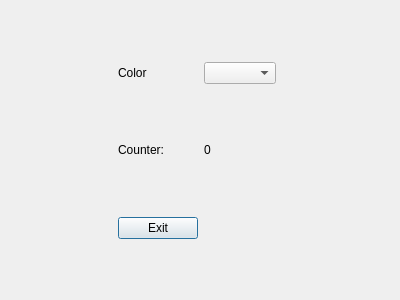
<?xml version="1.0" encoding="UTF-8"?>
<ui version="4.0">
 <class>Dialog</class>
 <widget class="QDialog" name="Dialog">
  <property name="geometry">
   <rect>
    <x>0</x>
    <y>0</y>
    <width>400</width>
    <height>300</height>
   </rect>
  </property>
  <property name="windowTitle">
   <string>Dialog</string>
  </property>
  <layout class="QGridLayout" name="gridLayout">
   <item row="1" column="0">
    <spacer name="horizontalSpacer_2">
     <property name="orientation">
      <enum>Qt::Horizontal</enum>
     </property>
     <property name="sizeHint" stdset="0">
      <size>
       <width>40</width>
       <height>20</height>
      </size>
     </property>
    </spacer>
   </item>
   <item row="1" column="5">
    <spacer name="horizontalSpacer">
     <property name="orientation">
      <enum>Qt::Horizontal</enum>
     </property>
     <property name="sizeHint" stdset="0">
      <size>
       <width>40</width>
       <height>20</height>
      </size>
     </property>
    </spacer>
   </item>
   <item row="6" column="2">
    <spacer name="verticalSpacer_2">
     <property name="orientation">
      <enum>Qt::Vertical</enum>
     </property>
     <property name="sizeHint" stdset="0">
      <size>
       <width>20</width>
       <height>40</height>
      </size>
     </property>
    </spacer>
   </item>
   <item row="3" column="2">
    <widget class="QLabel" name="label_2">
     <property name="text">
      <string>Counter:</string>
     </property>
    </widget>
   </item>
   <item row="2" column="2">
    <spacer name="verticalSpacer">
     <property name="orientation">
      <enum>Qt::Vertical</enum>
     </property>
     <property name="sizeHint" stdset="0">
      <size>
       <width>20</width>
       <height>40</height>
      </size>
     </property>
    </spacer>
   </item>
   <item row="3" column="5">
    <spacer name="horizontalSpacer_3">
     <property name="orientation">
      <enum>Qt::Horizontal</enum>
     </property>
     <property name="sizeHint" stdset="0">
      <size>
       <width>40</width>
       <height>20</height>
      </size>
     </property>
    </spacer>
   </item>
   <item row="1" column="2">
    <widget class="QLabel" name="label">
     <property name="text">
      <string>Color   </string>
     </property>
    </widget>
   </item>
   <item row="0" column="2">
    <spacer name="verticalSpacer_3">
     <property name="orientation">
      <enum>Qt::Vertical</enum>
     </property>
     <property name="sizeHint" stdset="0">
      <size>
       <width>20</width>
       <height>40</height>
      </size>
     </property>
    </spacer>
   </item>
   <item row="3" column="4">
    <widget class="QLabel" name="label_3">
     <property name="text">
      <string>0</string>
     </property>
    </widget>
   </item>
   <item row="1" column="4">
    <widget class="QComboBox" name="comboBox"/>
   </item>
   <item row="3" column="0">
    <spacer name="horizontalSpacer_4">
     <property name="orientation">
      <enum>Qt::Horizontal</enum>
     </property>
     <property name="sizeHint" stdset="0">
      <size>
       <width>40</width>
       <height>20</height>
      </size>
     </property>
    </spacer>
   </item>
   <item row="4" column="2">
    <spacer name="verticalSpacer_4">
     <property name="orientation">
      <enum>Qt::Vertical</enum>
     </property>
     <property name="sizeHint" stdset="0">
      <size>
       <width>20</width>
       <height>40</height>
      </size>
     </property>
    </spacer>
   </item>
   <item row="5" column="0">
    <spacer name="horizontalSpacer_5">
     <property name="orientation">
      <enum>Qt::Horizontal</enum>
     </property>
     <property name="sizeHint" stdset="0">
      <size>
       <width>40</width>
       <height>20</height>
      </size>
     </property>
    </spacer>
   </item>
   <item row="5" column="2">
    <widget class="QPushButton" name="pushButton">
     <property name="text">
      <string>Exit</string>
     </property>
    </widget>
   </item>
   <item row="5" column="4" colspan="2">
    <spacer name="horizontalSpacer_6">
     <property name="orientation">
      <enum>Qt::Horizontal</enum>
     </property>
     <property name="sizeHint" stdset="0">
      <size>
       <width>40</width>
       <height>20</height>
      </size>
     </property>
    </spacer>
   </item>
  </layout>
 </widget>
 <resources/>
 <connections/>
</ui>
